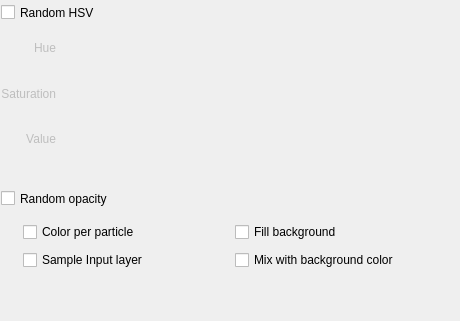
<?xml version="1.0" encoding="UTF-8"?>
<ui version="4.0">
 <class>WdgColorOptions</class>
 <widget class="QWidget" name="WdgColorOptions">
  <property name="geometry">
   <rect>
    <x>0</x>
    <y>0</y>
    <width>460</width>
    <height>321</height>
   </rect>
  </property>
  <property name="sizePolicy">
   <sizepolicy hsizetype="Preferred" vsizetype="Preferred">
    <horstretch>255</horstretch>
    <verstretch>255</verstretch>
   </sizepolicy>
  </property>
  <property name="minimumSize">
   <size>
    <width>460</width>
    <height>320</height>
   </size>
  </property>
  <widget class="QWidget" name="layoutWidget">
   <property name="geometry">
    <rect>
     <x>0</x>
     <y>220</y>
     <width>424</width>
     <height>52</height>
    </rect>
   </property>
   <layout class="QGridLayout" name="chboxGridLayout">
    <property name="sizeConstraint">
     <enum>QLayout::SetMinimumSize</enum>
    </property>
    <item row="0" column="0">
     <widget class="QCheckBox" name="colorPerParticleCHBox">
      <property name="sizePolicy">
       <sizepolicy hsizetype="Fixed" vsizetype="Fixed">
        <horstretch>0</horstretch>
        <verstretch>0</verstretch>
       </sizepolicy>
      </property>
      <property name="text">
       <string>Color per particle</string>
      </property>
     </widget>
    </item>
    <item row="0" column="1">
     <spacer name="horizontalSpacer">
      <property name="orientation">
       <enum>Qt::Horizontal</enum>
      </property>
      <property name="sizeType">
       <enum>QSizePolicy::Fixed</enum>
      </property>
      <property name="sizeHint" stdset="0">
       <size>
        <width>58</width>
        <height>20</height>
       </size>
      </property>
     </spacer>
    </item>
    <item row="0" column="2">
     <widget class="QCheckBox" name="fillBackgroundCHBox">
      <property name="sizePolicy">
       <sizepolicy hsizetype="Fixed" vsizetype="Fixed">
        <horstretch>0</horstretch>
        <verstretch>0</verstretch>
       </sizepolicy>
      </property>
      <property name="toolTip">
       <string>If checked, grid brush fill every particle's background with background color. The background of particle is rectangle of grid width and height and by default it is transparent.</string>
      </property>
      <property name="text">
       <string>Fill background</string>
      </property>
     </widget>
    </item>
    <item row="1" column="0">
     <widget class="QCheckBox" name="sampleInputCHBox">
      <property name="sizePolicy">
       <sizepolicy hsizetype="Fixed" vsizetype="Fixed">
        <horstretch>0</horstretch>
        <verstretch>0</verstretch>
       </sizepolicy>
      </property>
      <property name="text">
       <string>Sample Input layer</string>
      </property>
     </widget>
    </item>
    <item row="1" column="2">
     <widget class="QCheckBox" name="mixBgColorCHBox">
      <property name="sizePolicy">
       <sizepolicy hsizetype="Fixed" vsizetype="Fixed">
        <horstretch>0</horstretch>
        <verstretch>0</verstretch>
       </sizepolicy>
      </property>
      <property name="text">
       <string>Mix with background color</string>
      </property>
     </widget>
    </item>
    <item row="1" column="1">
     <spacer name="horizontalSpacer_2">
      <property name="orientation">
       <enum>Qt::Horizontal</enum>
      </property>
      <property name="sizeType">
       <enum>QSizePolicy::Fixed</enum>
      </property>
      <property name="sizeHint" stdset="0">
       <size>
        <width>58</width>
        <height>20</height>
       </size>
      </property>
     </spacer>
    </item>
   </layout>
  </widget>
  <widget class="QCheckBox" name="randomHSVCHBox">
   <property name="geometry">
    <rect>
     <x>1</x>
     <y>1</y>
     <width>110</width>
     <height>23</height>
    </rect>
   </property>
   <property name="text">
    <string>Random HSV</string>
   </property>
  </widget>
  <widget class="QWidget" name="hsvWidget" native="true">
   <property name="enabled">
    <bool>false</bool>
   </property>
   <property name="geometry">
    <rect>
     <x>1</x>
     <y>28</y>
     <width>451</width>
     <height>155</height>
    </rect>
   </property>
   <widget class="QWidget" name="layoutWidget">
    <property name="geometry">
     <rect>
      <x>0</x>
      <y>0</y>
      <width>441</width>
      <height>131</height>
     </rect>
    </property>
    <layout class="QGridLayout" name="hsvGridLayout" columnstretch="0,1">
     <item row="0" column="0">
      <widget class="QLabel" name="label">
       <property name="text">
        <string>Hue</string>
       </property>
       <property name="alignment">
        <set>Qt::AlignRight|Qt::AlignTrailing|Qt::AlignVCenter</set>
       </property>
      </widget>
     </item>
     <item row="1" column="0">
      <widget class="QLabel" name="label_2">
       <property name="text">
        <string>Saturation</string>
       </property>
       <property name="alignment">
        <set>Qt::AlignRight|Qt::AlignTrailing|Qt::AlignVCenter</set>
       </property>
      </widget>
     </item>
     <item row="2" column="0">
      <widget class="QLabel" name="label_3">
       <property name="text">
        <string>Value</string>
       </property>
       <property name="alignment">
        <set>Qt::AlignRight|Qt::AlignTrailing|Qt::AlignVCenter</set>
       </property>
      </widget>
     </item>
     <item row="0" column="1">
      <widget class="KisSliderSpinBox" name="hueSlider" native="true"/>
     </item>
     <item row="1" column="1">
      <widget class="KisSliderSpinBox" name="saturationSlider" native="true"/>
     </item>
     <item row="2" column="1">
      <widget class="KisSliderSpinBox" name="valueSlider" native="true"/>
     </item>
    </layout>
   </widget>
  </widget>
  <widget class="QCheckBox" name="randomOpacityCHBox">
   <property name="geometry">
    <rect>
     <x>1</x>
     <y>187</y>
     <width>130</width>
     <height>23</height>
    </rect>
   </property>
   <property name="text">
    <string>Random opacity</string>
   </property>
  </widget>
 </widget>
 <customwidgets>
  <customwidget>
   <class>KisSliderSpinBox</class>
   <extends>QWidget</extends>
   <header>kis_slider_spin_box.h</header>
   <container>1</container>
  </customwidget>
 </customwidgets>
 <resources/>
 <connections/>
</ui>
